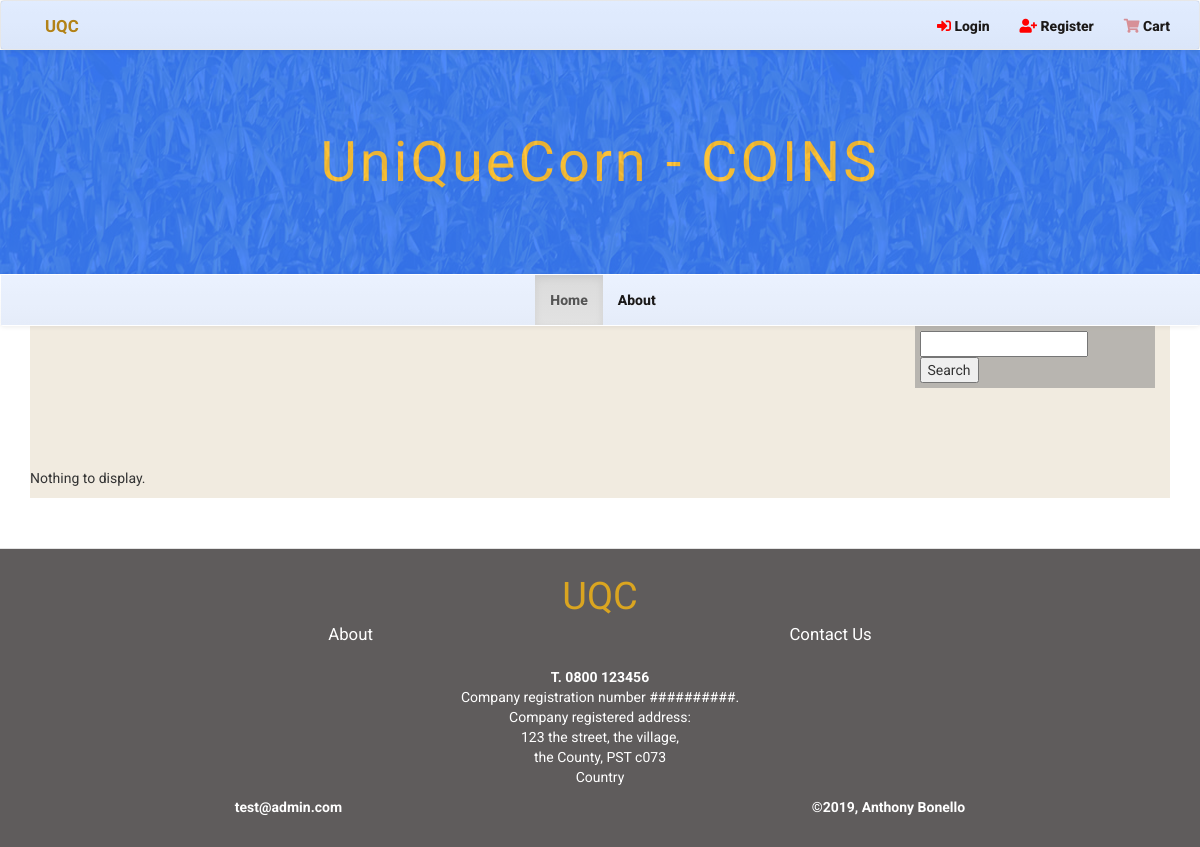
The page /products on the database as committed earlier.
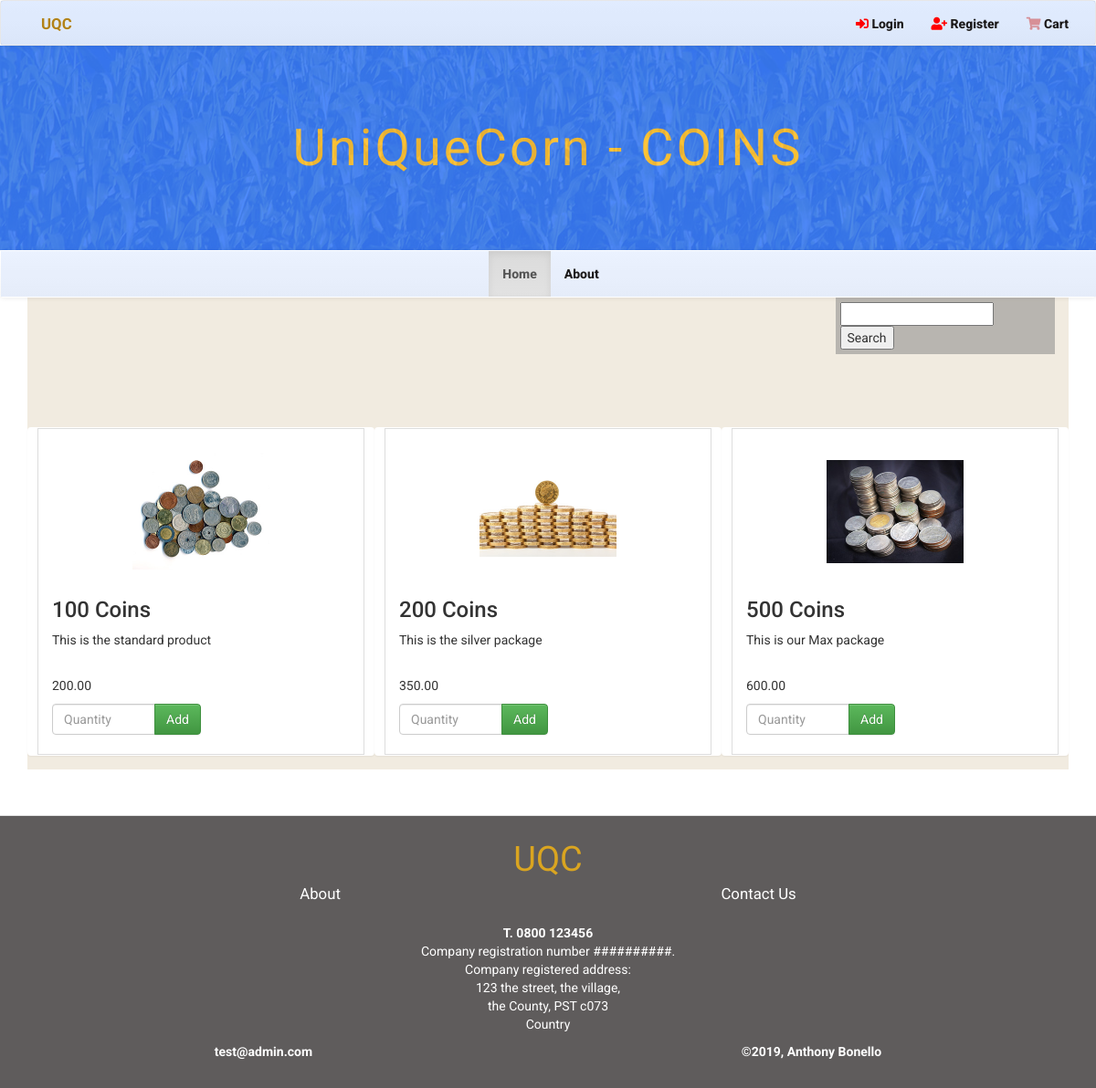
The same page on the database as committed later.
### products/models.py (models this page shows, shortened)
class Product(models.Model):
    name = models.CharField(max_length=254, default='')
    description = models.TextField()
    price = models.DecimalField(max_digits=6, decimal_places=2)
    image = models.ImageField(upload_to='images')

### products/views.py (the view)
# urls.py: url(r'^products$', all_products, name="products"),
def all_products(request):
    products = Product.objects.all()
    return render(request, "products.html", {"products": products})

### cart/contexts.py (called while the page is built)
def cart_contents(request):
    cart = request.session.get('cart', {})
    cart_items = []
    total = 0
    product_count = 0
    for id, quantity in cart.items():
        product = get_object_or_404(Product, pk=id)
        total += quantity * product.price
        product_count += quantity
        cart_items.append({'id': id, 'quantity': quantity, 'product': product})
    return {'cart_items': cart_items, 'total': total, 'product_count': product_count}

### products/templates/products.html (shortened to what this page needs)
{% extends "base.html" %}
{% block showcase %}
    <div class="main-title">
        <div class="color-cover"></div>
        <div class="title">
            <h1>UniQueCorn - COINS</h1>
        </div>
    </div>
{% endblock showcase %}
{% block content %}
    <div class="row row-flex">
        {% for product in products %}
            <div class="col-xs-10 col-xs-offset-1 col-sm-6 col-sm-offset-0 col-md-4 display panel panel-default">
                <div class="panel-body">
                    <div class="product" style="background-image: url('{{ MEDIA_URL }}{{ product.image }}')"></div>
                    <h3>{{ product.name }}</h3>
                    <p class="product-description">{{ product.description }}</p>
                    <p>{{ product.price }}</p>
                    <form action="{% url 'add_to_cart' product.id %}" method="post">
                        <div class="input-group">
                            <input type="number" name="quantity" min="1" max="999" class="form-control" placeholder="Quantity">
                            <span class="input-group-btn">
                                <button class="btn btn-success" type="submit">Add</button>
                            </span>
                        </div>
                    </form>
                </div>
            </div>
        {% empty %}
        <p>Nothing to display.</p>
        {% endfor %}
    </div>
{% endblock %}

### templates/base.html (shortened to what this page needs)
{% load static from staticfiles %}
<!DOCTYPE html>
<html lang="en">
<head>
    <link rel="stylesheet" href="https://maxcdn.bootstrapcdn.com/bootstrap/3.3.7/css/bootstrap.min.css"
>
    <link rel="stylesheet" href="https://maxcdn.bootstrapcdn.com/bootstrap/3.3.7/css/bootstrap-theme.min.css"
>
    <link rel="stylesheet" href="https://use.fontawesome.com/releases/v5.2.0/css/all.css">
    <link rel="stylesheet" href="{% static 'css/styles.css' %}" type="text/css" >
</head>
<body>
    <nav class="navbar navbar-default top-nav-navbar">
        <div class="nav-background">
            <div class="container">
                <div class="navbar-header top-nav-header">
                    <a class="navbar-brand" href="#">UQC</a>
                </div>
                <div class="" id="no-collapse">
                    <ul class="nav navbar-nav navbar-right">
                        {% if user.is_authenticated %}
                        <li><a href="{% url 'logout' %}"><i class="fa fa-sign-out-alt"></i> Log Out</a></li>
                        <li><a href="{% url 'profile' %}"><i class="fa fa-user"></i> Profile</a></li>
                        {% else %}
                        <li><a href="{% url 'login' %}"><i class="fa fa-sign-in-alt"></i> Login</a></li>
                        <li><a href="{% url 'registration' %}"><i class="fa fa-user-plus"></i> Register</a></li>
                        {% endif %}
                        <li id="cart-link">
                            <a href="{% url 'view_cart' %}">
                                <i {% if product_count < 1 %} class="fa fa-shopping-cart empty-cart" {% else%} class="fa fa-shopping-cart"
                                    {% endif %}>
                                </i>
                                Cart
                            </a>
                        </li>
                    </ul>
                </div>
            </div>
        </div>
    </nav>
    <div class="showcase-outer">
            {% block showcase %}
            {% endblock showcase %}
    </div>
    <nav class="navbar navbar-default navbar-main" id="navbar-main">
        <div class="container-fluid">
            <div class="collapse navbar-collapse navbar-main-collapse" id="collapse-1">
                <ul class="nav navbar-nav navbar-main-ul">
                    <li class="active"><a href="{% url 'index' %}">Home <span class="sr-only">(current)</span></a></li>
                    <li><a href="{% url 'about' %}">About</a></li>
                </ul>
            </div>
        </div>
    </nav>
    <div class="container">
        <div class="main-content-outer col-xs-12">
                <div class="display search">
                    <form action="{% url 'search' %}" method="get">
                        <input type="text" name="q">
                        <button type="submit">Search</button>
                    </form>
                </div>
                {% block content %} {% endblock %}
        </div>
    </div>
        <footer>
            <div class="logo">UQC</div>
            <nav>
                <ul>
                    <li><a href="{% url 'about' %}">About</a></li>
                    <li><a href="#">Contact Us</a></li>
                </ul>
            </nav>
            <div class="info">
                <p>
                    <strong id="tel">
                        T. 0800 123456
                    </strong><br>
                    Company registration number ##########. <br>Company registered
                    address: <br>123 the street, the village, <br>the County, PST c073
                    <br> Country
                </p>
            </div>
            <div class="lowest">
                <div><strong>test@admin.com</strong>
                </div>
                <div><strong>&copy;2019, Anthony Bonello</strong>
                </div>
            </div>
        </footer>
</body>
</html>

### static/css/styles.css (style rules this page uses)
body { font-family: 'Roboto', sans-serif; }
.fa { color: red; }
.empty-cart { color: rgba(200, 50, 50, 0.5) }
form { width: 50%; }
.display { float: right; margin-bottom: 50px; }
.search { background-color: rgba(128, 128, 128, 0.5); padding: 5px; position: sticky; top: 55px; z-index: 999; }
.product { background-size: contain; background-position: center center; background-repeat: no-repeat; width: 150px; height: 150px; margin: 0 auto; }
.row.row-flex { display: flex; flex-wrap: wrap; margin-top: 30px; justify-content: flex-start; }
.row.row-flex .panel { flex: 1 1 auto; height: 360px; margin-bottom: 15px; min-width: 100px; }
.panel-default { border-color: transparent; padding: 0 10px; }
.panel-body { height: 100%; border: 1px solid #ddd; }
.product-description { min-height: 40px; }
footer { margin: 0; margin-top: 30px; padding: 20px 0; border-top: 1px solid #e3e3e3; color: white; }
footer a { color: white; text-decoration: none; font-size: 1.2em; }

Rows that differ between the two databases and show on the page:
added Product: image (picture), name "100 Coins", description "This is the standard product", price "200.00"
added Product: image (picture), name "200 Coins", description "This is the silver package", price "350.00"
added Product: image (picture), name "500 Coins", description "This is our Max package", price "600.00"
Other text that changed with them:
text no longer shown: "Nothing to display."
